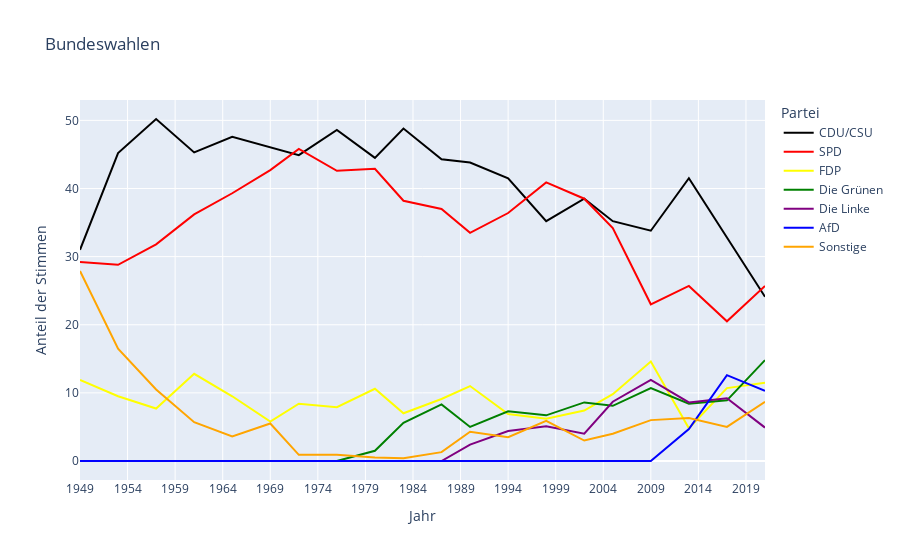

The notebook cell saved with this chart:
### Code cell
import plotly.express as px
df_long = df.reset_index().melt(id_vars='Jahr')
df_long.columns = ['Jahr', 'Partei', 'Anteil der Stimmen']
df_long.drop(df_long[df_long['Partei'] == 'index'].index, inplace=True)
partei_farben = {
    'CDU/CSU': 'black',
    'SPD': 'red',
    'FDP': 'yellow',
    'Die Grünen': 'green',
    'Die Linke': 'purple',
    'AfD': 'blue',
    'Sonstige': 'orange'
}

# Ihr DataFrame und partei_farben müssen definiert sein
# df_long = ...
# partei_farben = ...

fig = px.line(df_long, x='Jahr', y='Anteil der Stimmen', color='Partei', title='Bundeswahlen', color_discrete_map=partei_farben)

# Aktualisiere das Layout, um die Legende rechts außen zu positionieren, die X-Achse anzupassen und clickmode zu setzen
fig.update_layout(
    legend_title='Partei',
    xaxis_title='Jahr',
    yaxis_title='Anteil der Stimmen',
    xaxis=dict(
        dtick=5,  # Setzt die Markierungen auf der X-Achse in 5-Jahres-Schritten
        tick0=1949  # Startpunkt der Markierungen (optional, für präzise Kontrolle)
    ),
    clickmode='event+select'  # Setzt den clickmode für interaktive Auswahl
)
fig.write_html("Sitzverteilung_Bundeswahl_gesamt.html")
# Zeige das Diagramm an
fig.show()

### Figure 1 — Plotly figure (JSON) as saved in the notebook; plotly's stock layout.template omitted (floating-point values rounded to 4 significant figures)
{"data": [{"hovertemplate": "Partei=CDU/CSU<br>Jahr=%{x}<br>Anteil der Stimmen=%{y}<extra></extra>", "legendgroup": "CDU/CSU", "line": {"color": "black", "dash": "solid"}, "marker": {"symbol": "circle"}, "mode": "lines", "name": "CDU/CSU", "orientation": "v", "showlegend": true, "type": "scatter", "x": [2021, 2017, 2013, 2009, 2005, 2002, 1998, 1994, 1990, 1987, 1983, 1980, 1976, 1972, 1969, 1965, 1961, 1957, 1953, 1949], "xaxis": "x", "y": [24.1, 32.9, 41.5, 33.8, 35.2, 38.5, 35.2, 41.5, 43.8, 44.3, 48.8, 44.5, 48.6, 44.9, 46.1, 47.6, 45.3, 50.2, 45.2, 31], "yaxis": "y"}, {"hovertemplate": "Partei=SPD<br>Jahr=%{x}<br>Anteil der Stimmen=%{y}<extra></extra>", "legendgroup": "SPD", "line": {"color": "red", "dash": "solid"}, "marker": {"symbol": "circle"}, "mode": "lines", "name": "SPD", "orientation": "v", "showlegend": true, "type": "scatter", "x": [2021, 2017, 2013, 2009, 2005, 2002, 1998, 1994, 1990, 1987, 1983, 1980, 1976, 1972, 1969, 1965, 1961, 1957, 1953, 1949], "xaxis": "x", "y": [25.7, 20.5, 25.7, 23, 34.2, 38.5, 40.9, 36.4, 33.5, 37, 38.2, 42.9, 42.6, 45.8, 42.7, 39.3, 36.2, 31.8, 28.8, 29.2], "yaxis": "y"}, {"hovertemplate": "Partei=FDP<br>Jahr=%{x}<br>Anteil der Stimmen=%{y}<extra></extra>", "legendgroup": "FDP", "line": {"color": "yellow", "dash": "solid"}, "marker": {"symbol": "circle"}, "mode": "lines", "name": "FDP", "orientation": "v", "showlegend": true, "type": "scatter", "x": [2021, 2017, 2013, 2009, 2005, 2002, 1998, 1994, 1990, 1987, 1983, 1980, 1976, 1972, 1969, 1965, 1961, 1957, 1953, 1949], "xaxis": "x", "y": [11.5, 10.7, 4.8, 14.6, 9.8, 7.4, 6.2, 6.9, 11, 9.1, 7, 10.6, 7.9, 8.4, 5.8, 9.5, 12.8, 7.7, 9.5, 11.9], "yaxis": "y"}, {"hovertemplate": "Partei=Die Grünen<br>Jahr=%{x}<br>Anteil der Stimmen=%{y}<extra></extra>", "legendgroup": "Die Grünen", "line": {"color": "green", "dash": "solid"}, "marker": {"symbol": "circle"}, "mode": "lines", "name": "Die Grünen", "orientation": "v", "showlegend": true, "type": "scatter", "x": [2021, 2017, 2013, 2009, 2005, 2002, 1998, 1994, 1990, 1987, 1983, 1980, 1976, 1972, 1969, 1965, 1961, 1957, 1953, 1949], "xaxis": "x", "y": [14.8, 8.9, 8.4, 10.7, 8.1, 8.6, 6.7, 7.3, 5, 8.3, 5.6, 1.5, 0, 0, 0, 0, 0, 0, 0, 0], "yaxis": "y"}, {"hovertemplate": "Partei=Die Linke<br>Jahr=%{x}<br>Anteil der Stimmen=%{y}<extra></extra>", "legendgroup": "Die Linke", "line": {"color": "purple", "dash": "solid"}, "marker": {"symbol": "circle"}, "mode": "lines", "name": "Die Linke", "orientation": "v", "showlegend": true, "type": "scatter", "x": [2021, 2017, 2013, 2009, 2005, 2002, 1998, 1994, 1990, 1987, 1983, 1980, 1976, 1972, 1969, 1965, 1961, 1957, 1953, 1949], "xaxis": "x", "y": [4.9, 9.2, 8.6, 11.9, 8.7, 4, 5.1, 4.4, 2.4, 0, 0, 0, 0, 0, 0, 0, 0, 0, 0, 0], "yaxis": "y"}, {"hovertemplate": "Partei=AfD<br>Jahr=%{x}<br>Anteil der Stimmen=%{y}<extra></extra>", "legendgroup": "AfD", "line": {"color": "blue", "dash": "solid"}, "marker": {"symbol": "circle"}, "mode": "lines", "name": "AfD", "orientation": "v", "showlegend": true, "type": "scatter", "x": [2021, 2017, 2013, 2009, 2005, 2002, 1998, 1994, 1990, 1987, 1983, 1980, 1976, 1972, 1969, 1965, 1961, 1957, 1953, 1949], "xaxis": "x", "y": [10.3, 12.6, 4.7, 0, 0, 0, 0, 0, 0, 0, 0, 0, 0, 0, 0, 0, 0, 0, 0, 0], "yaxis": "y"}, {"hovertemplate": "Partei=Sonstige<br>Jahr=%{x}<br>Anteil der Stimmen=%{y}<extra></extra>", "legendgroup": "Sonstige", "line": {"color": "orange", "dash": "solid"}, "marker": {"symbol": "circle"}, "mode": "lines", "name": "Sonstige", "orientation": "v", "showlegend": true, "type": "scatter", "x": [2021, 2017, 2013, 2009, 2005, 2002, 1998, 1994, 1990, 1987, 1983, 1980, 1976, 1972, 1969, 1965, 1961, 1957, 1953, 1949], "xaxis": "x", "y": [8.7, 5, 6.3, 6, 4, 3, 5.9, 3.5, 4.3, 1.3, 0.4, 0.5, 0.9, 0.9, 5.5, 3.6, 5.7, 10.5, 16.5, 27.9], "yaxis": "y"}], "layout": {"clickmode": "event+select", "legend": {"title": {"text": "Partei"}, "tracegroupgap": 0}, "title": {"text": "Bundeswahlen"}, "xaxis": {"anchor": "y", "domain": [0, 1], "dtick": 5, "tick0": 1949, "title": {"text": "Jahr"}}, "yaxis": {"anchor": "x", "domain": [0, 1], "title": {"text": "Anteil der Stimmen"}}}}
